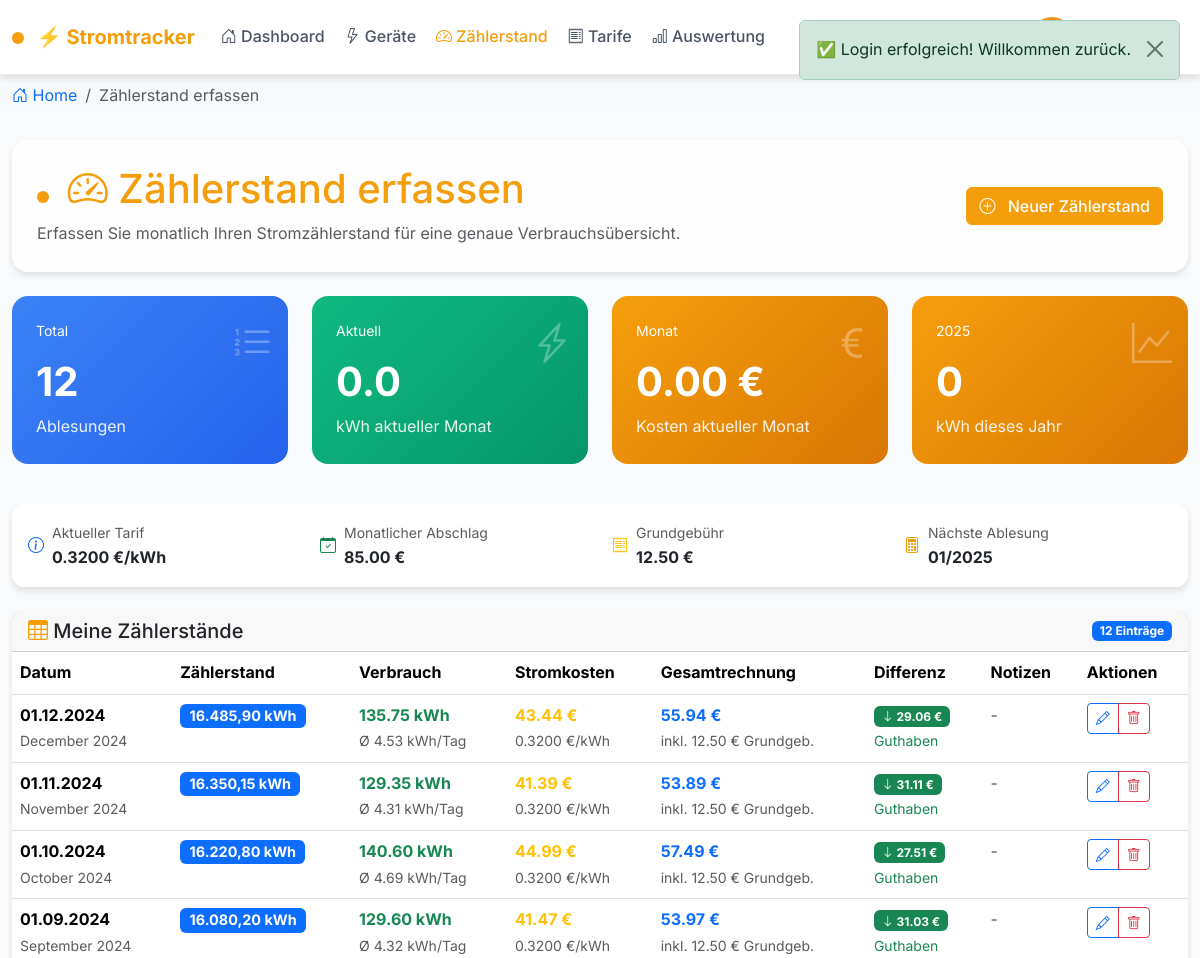
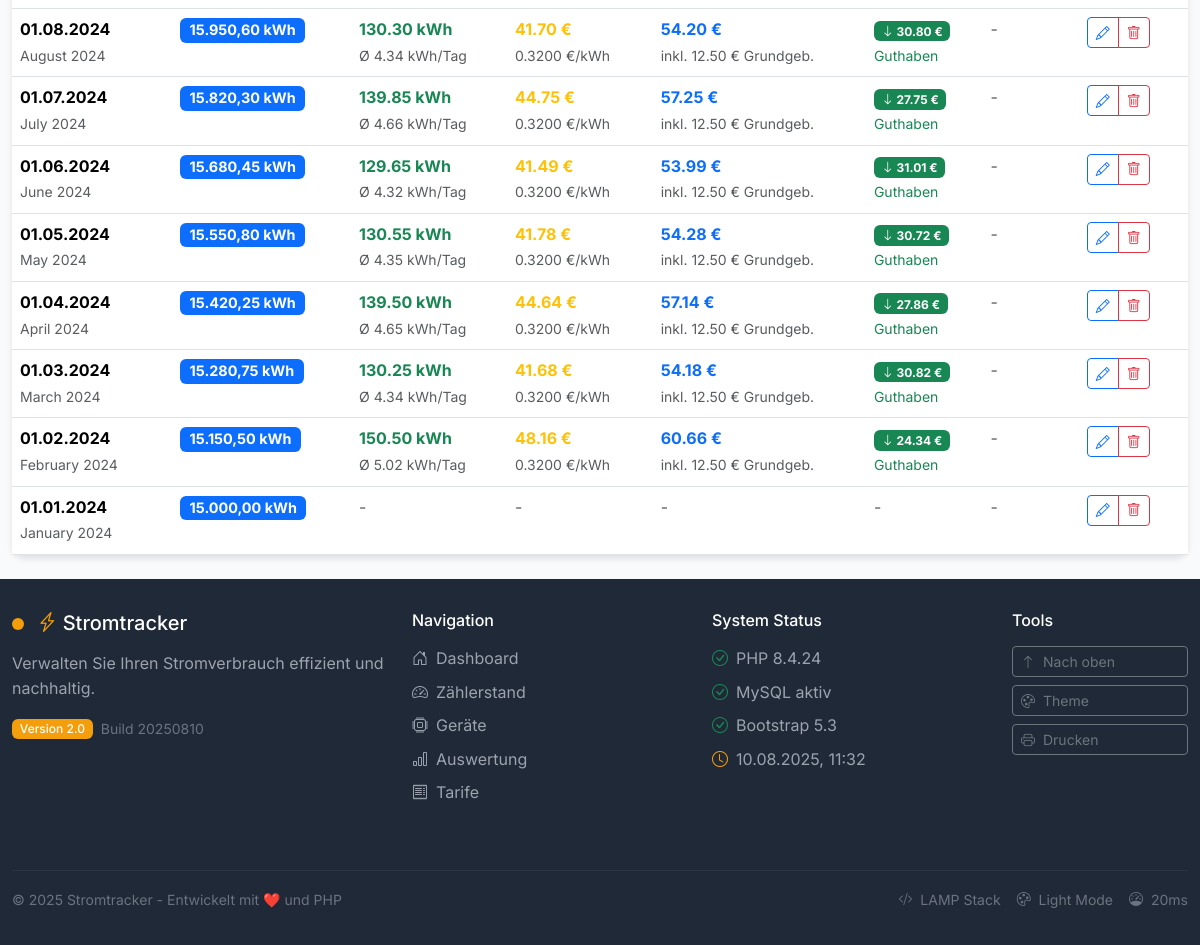
The page /zaehlerstand.php (signed in) on the database its author committed (2 pictures, top to bottom).
### tables this page shows
CREATE TABLE tariff_periods (
    id INT AUTO_INCREMENT PRIMARY KEY,
    user_id INT NOT NULL,
    valid_from DATE NOT NULL,
    valid_to DATE NULL,
    rate_per_kwh DECIMAL(10,4) NOT NULL COMMENT 'Preis pro kWh in Euro',
    monthly_payment DECIMAL(10,2) NOT NULL DEFAULT 0 COMMENT 'Monatlicher Abschlag',
    basic_fee DECIMAL(10,2) NOT NULL DEFAULT 0 COMMENT 'Grundgebühr pro Monat',
    provider_name VARCHAR(255) DEFAULT NULL COMMENT 'Stromanbieter',
    tariff_name VARCHAR(255) DEFAULT NULL COMMENT 'Tarifname',
    customer_number VARCHAR(255) DEFAULT NULL COMMENT 'Kundennummer',
    notes TEXT NULL,
    is_active BOOLEAN DEFAULT FALSE,
    created_at TIMESTAMP DEFAULT CURRENT_TIMESTAMP,
    updated_at TIMESTAMP DEFAULT CURRENT_TIMESTAMP ON UPDATE CURRENT_TIMESTAMP,
    FOREIGN KEY (user_id) REFERENCES users(id) ON DELETE CASCADE,
    INDEX idx_user_active (user_id, is_active),
    INDEX idx_user_dates (user_id, valid_from, valid_to)
);

CREATE TABLE meter_readings (
    id INT AUTO_INCREMENT PRIMARY KEY,
    user_id INT NOT NULL,
    reading_date DATE NOT NULL,
    meter_value DECIMAL(10,2) NOT NULL COMMENT 'Zählerstand in kWh',
    consumption DECIMAL(10,2) NULL COMMENT 'Berechneter Verbrauch seit letzter Ablesung',
    cost DECIMAL(10,2) NULL COMMENT 'Berechnete Stromkosten',
    rate_per_kwh DECIMAL(10,4) NULL COMMENT 'Strompreis zum Zeitpunkt der Ablesung',
    monthly_payment DECIMAL(10,2) NULL COMMENT 'Monatlicher Abschlag',
    basic_fee DECIMAL(10,2) NULL COMMENT 'Grundgebühr pro Monat',
    total_bill DECIMAL(10,2) NULL COMMENT 'Gesamtrechnung (Strom + Grundgebühr)',
    payment_difference DECIMAL(10,2) NULL COMMENT 'Differenz zu Abschlag (+ = Nachzahlung)',
    notes TEXT NULL,
    created_at TIMESTAMP DEFAULT CURRENT_TIMESTAMP,
    updated_at TIMESTAMP DEFAULT CURRENT_TIMESTAMP ON UPDATE CURRENT_TIMESTAMP,
    FOREIGN KEY (user_id) REFERENCES users(id) ON DELETE CASCADE,
    UNIQUE KEY unique_user_month (user_id, reading_date),
    INDEX idx_user_date (user_id, reading_date DESC)
);

### zaehlerstand.php (the view, shortened to what the rows shown need)
<?php
require_once 'config/database.php';
require_once 'config/session.php';
$userId = Auth::getUserId();
$currentTariff = null;
$currentRate = 0.32;
$monthlyPayment = 0;
$basicFee = 0;
try {
    $tableExists = Database::fetchOne("SHOW TABLES LIKE 'tariff_periods'");
    if ($tableExists) {
        $currentTariff = Database::fetchOne(
            "SELECT * FROM tariff_periods
             WHERE user_id = ? AND is_active = 1
             ORDER BY valid_from DESC LIMIT 1",
            [$userId]
        );
        if ($currentTariff) {
            $currentRate = (float)($currentTariff['rate_per_kwh'] ?? 0.32);
            $monthlyPayment = (float)($currentTariff['monthly_payment'] ?? 0);
            $basicFee = (float)($currentTariff['basic_fee'] ?? 0);
        }
    }
} catch (Exception $e) {
    error_log("Tariff query error: " . $e->getMessage());
}
$readings = [];
try {
    $readings = Database::fetchAll(
        "SELECT * FROM meter_readings
         WHERE user_id = ?
         ORDER BY reading_date DESC",
        [$userId]
    ) ?: [];
} catch (Exception $e) {
    error_log("Readings fetch error: " . $e->getMessage());
    Flash::error('Fehler beim Laden der Zählerstände.');
}
$suggestedDate = date('Y-m-01');
if (!empty($readings)) {
    $lastDate = $readings[0]['reading_date'] ?? '';
    if ($lastDate) {
        $nextDate = date('Y-m-01', strtotime($lastDate . '+1 month'));
        if (strtotime($nextDate) <= time()) {
            $suggestedDate = $nextDate;
        }
    }
}
include 'includes/header.php';
?>
<div class="container-fluid py-4">
    <div class="row mb-4">
        <div class="col-12">
            <div class="card glass p-4">
                <div class="row align-items-center">
                    <div class="col-md-8">
                        <h1 class="text-energy mb-2">
                            <span class="energy-indicator"></span>
                            <i class="bi bi-speedometer2"></i>
                            Zählerstand erfassen
                        </h1>
                    </div>
                </div>
            </div>
        </div>
    </div>
    <?php if ($currentTariff): ?>
    <div class="row mb-4">
        <div class="col-12">
            <div class="card">
                <div class="card-body">
                    <div class="row">
                        <div class="col-md-3">
                            <div class="d-flex align-items-center">
                                <i class="bi bi-info-circle text-primary me-2"></i>
                                <div>
                                    <small class="text-muted">Aktueller Tarif</small>
                                    <div class="fw-bold"><?= number_format($currentRate, 4) ?> €/kWh</div>
                                </div>
                            </div>
                        </div>
                        <div class="col-md-3">
                            <div class="d-flex align-items-center">
                                <i class="bi bi-calendar-check text-success me-2"></i>
                                <div>
                                    <small class="text-muted">Monatlicher Abschlag</small>
                                    <div class="fw-bold"><?= number_format($monthlyPayment, 2) ?> €</div>
                                </div>
                            </div>
                        </div>
                        <div class="col-md-3">
                            <div class="d-flex align-items-center">
                                <i class="bi bi-receipt text-warning me-2"></i>
                                <div>
                                    <small class="text-muted">Grundgebühr</small>
                                    <div class="fw-bold"><?= number_format($basicFee, 2) ?> €</div>
                                </div>
                            </div>
                        </div>
                        <div class="col-md-3">
                            <div class="d-flex align-items-center">
                                <i class="bi bi-calculator text-energy me-2"></i>
                                <div>
                                    <small class="text-muted">Nächste Ablesung</small>
                                    <div class="fw-bold"><?= date('m/Y', strtotime($suggestedDate)) ?></div>
                                </div>
                            </div>
                        </div>
                    </div>
                </div>
            </div>
        </div>
    </div>
    <?php endif; ?>
    <div class="card">
        <div class="card-body p-0">
            <?php if (empty($readings)): ?>
                <div class="text-center py-5">
                    <div class="mb-4">
                        <i class="bi bi-speedometer2 display-2 text-muted"></i>
                    </div>
                    <h4 class="text-muted">Noch keine Zählerstände erfasst</h4>
                    <p class="text-muted mb-4">Erfassen Sie Ihren ersten Zählerstand, um zu beginnen.</p>
                    <button class="btn btn-energy" data-bs-toggle="modal" data-bs-target="#addReadingModal">
                        <i class="bi bi-plus-circle me-2"></i>
                        Ersten Zählerstand erfassen
                    </button>
                </div>
            <?php else: ?>
                <div class="table-responsive">
                    <table class="table table-hover mb-0">
                        <thead style="background: var(--gray-50);">
                            <tr>
                                <th>Datum</th>
                                <th>Zählerstand</th>
                                <th>Verbrauch</th>
                                <th>Stromkosten</th>
                                <?php if ($currentTariff): ?>
                                    <th>Gesamtrechnung</th>
                                    <th>Differenz</th>
                                <?php endif; ?>
                                <th>Notizen</th>
                                <th>Aktionen</th>
                            </tr>
                        </thead>
                        <tbody>
                            <?php foreach ($readings as $reading): ?>
                                <tr>
                                    <td>
                                        <div class="fw-bold"><?= date('d.m.Y', strtotime($reading['reading_date'])) ?></div>
                                        <small class="text-muted">
                                            <?= date('F Y', strtotime($reading['reading_date'])) ?>
                                        </small>
                                    </td>
                                    <td>
                                        <span class="badge bg-primary" style="font-size: 0.9rem;">
                                            <?= number_format($reading['meter_value'], 2, ',', '.') ?> kWh
                                        </span>
                                    </td>
                                    <td>
                                        <?php if (isset($reading['consumption']) && $reading['consumption']): ?>
                                            <div class="fw-bold text-success">
                                                <?= number_format($reading['consumption'], 2) ?> kWh
                                            </div>
                                            <small class="text-muted">
                                                Ø <?= number_format($reading['consumption'] / 30, 2) ?> kWh/Tag
                                            </small>
                                        <?php else: ?>
                                            <span class="text-muted">-</span>
                                        <?php endif; ?>
                                    </td>
                                    <td>
                                        <?php if (isset($reading['cost']) && $reading['cost']): ?>
                                            <div class="fw-bold text-warning">
                                                <?= number_format($reading['cost'], 2) ?> €
                                            </div>
                                            <?php if (isset($reading['rate_per_kwh'])): ?>
                                                <small class="text-muted">
                                                    <?= number_format($reading['rate_per_kwh'], 4) ?> €/kWh
                                                </small>
                                            <?php endif; ?>
                                        <?php else: ?>
                                            <span class="text-muted">-</span>
                                        <?php endif; ?>
                                    </td>
                                    <?php if ($currentTariff): ?>
                                        <td>
                                            <?php if (isset($reading['total_bill']) && $reading['total_bill']): ?>
                                                <div class="fw-bold text-primary">
                                                    <?= number_format($reading['total_bill'], 2) ?> €
                                                </div>
                                                <small class="text-muted">
                                                    inkl. <?= number_format($reading['basic_fee'] ?? 0, 2) ?> € Grundgeb.
                                                </small>
                                            <?php else: ?>
                                                <span class="text-muted">-</span>
                                            <?php endif; ?>
                                        </td>
                                        <td>
                                            <?php if (isset($reading['payment_difference']) && $reading['payment_difference'] !== null): ?>
                                                <?php if ($reading['payment_difference'] > 0): ?>
                                                    <span class="badge bg-danger">
                                                        <i class="bi bi-arrow-up"></i>
                                                        <?= number_format($reading['payment_difference'], 2) ?> €
                                                    </span>
                                                    <br><small class="text-danger">Nachzahlung</small>
                                                <?php elseif ($reading['payment_difference'] < 0): ?>
                                                    <span class="badge bg-success">
                                                        <i class="bi bi-arrow-down"></i>
                                                        <?= number_format(abs($reading['payment_difference']), 2) ?> €
                                                    </span>
                                                    <br><small class="text-success">Guthaben</small>
                                                <?php else: ?>
                                                    <span class="badge bg-secondary">
                                                        <i class="bi bi-check"></i> Exakt
                                                    </span>
                                                <?php endif; ?>
                                            <?php else: ?>
                                                <span class="text-muted">-</span>
                                            <?php endif; ?>
                                        </td>
                                    <?php endif; ?>
                                    <td>
                                        <?php if (!empty($reading['notes'])): ?>
                                            <button class="btn btn-outline-secondary btn-sm"
                                                    data-bs-toggle="tooltip"
                                                    title="<?= htmlspecialchars($reading['notes']) ?>">
                                                <i class="bi bi-note-text"></i>
                                            </button>
                                        <?php else: ?>
                                            <span class="text-muted">-</span>
                                        <?php endif; ?>
                                    </td>
                                    <td>
                                        <div class="btn-group btn-group-sm">
                                            <button class="btn btn-outline-primary"
                                                    onclick="editReading(<?= htmlspecialchars(json_encode($reading)) ?>)"
                                                    title="Bearbeiten">
                                                <i class="bi bi-pencil"></i>
                                            </button>
                                            <button class="btn btn-outline-danger"
                                                    onclick="deleteReading(<?= $reading['id'] ?>, '<?= date('m/Y', strtotime($reading['reading_date'])) ?>')"
                                                    title="Löschen">
                                                <i class="bi bi-trash"></i>
                                            </button>
                                        </div>
                                    </td>
                                </tr>
                            <?php endforeach; ?>
                        </tbody>
                    </table>
                </div>
            <?php endif; ?>
        </div>
    </div>
</div>
<?php include 'includes/footer.php'; ?>

### rows shown on the page
tariff_periods: rate_per_kwh "0.3200", monthly_payment "85.00", basic_fee "12.50"
meter_readings: reading_date "01/2025", reading_date "01.12.2024", reading_date "December 2024", meter_value "16.485,90", consumption "135.75", $reading['consumption']/30 "4.53", cost "43.44", rate_per_kwh "0.3200", total_bill "55.94", basic_fee "12.50", payment_difference "29.06"
meter_readings: reading_date "01.11.2024", reading_date "November 2024", meter_value "16.350,15", consumption "129.35", $reading['consumption']/30 "4.31", cost "41.39", rate_per_kwh "0.3200", total_bill "53.89", basic_fee "12.50", payment_difference "31.11"
meter_readings: reading_date "01.10.2024", reading_date "October 2024", meter_value "16.220,80", consumption "140.60", $reading['consumption']/30 "4.69", cost "44.99", rate_per_kwh "0.3200", total_bill "57.49", basic_fee "12.50", payment_difference "27.51"
meter_readings: reading_date "01.09.2024", reading_date "September 2024", meter_value "16.080,20", consumption "129.60", $reading['consumption']/30 "4.32", cost "41.47", rate_per_kwh "0.3200", total_bill "53.97", basic_fee "12.50", payment_difference "31.03"
meter_readings: reading_date "01.08.2024", reading_date "August 2024", meter_value "15.950,60", consumption "130.30", $reading['consumption']/30 "4.34", cost "41.70", rate_per_kwh "0.3200", total_bill "54.20", basic_fee "12.50", payment_difference "30.80"
meter_readings: reading_date "01.07.2024", reading_date "July 2024", meter_value "15.820,30", consumption "139.85", $reading['consumption']/30 "4.66", cost "44.75", rate_per_kwh "0.3200", total_bill "57.25", basic_fee "12.50", payment_difference "27.75"
meter_readings: reading_date "01.06.2024", reading_date "June 2024", meter_value "15.680,45", consumption "129.65", $reading['consumption']/30 "4.32", cost "41.49", rate_per_kwh "0.3200", total_bill "53.99", basic_fee "12.50", payment_difference "31.01"
meter_readings: reading_date "01.05.2024", reading_date "May 2024", meter_value "15.550,80", consumption "130.55", $reading['consumption']/30 "4.35", cost "41.78", rate_per_kwh "0.3200", total_bill "54.28", basic_fee "12.50", payment_difference "30.72"
meter_readings: reading_date "01.04.2024", reading_date "April 2024", meter_value "15.420,25", consumption "139.50", $reading['consumption']/30 "4.65", cost "44.64", rate_per_kwh "0.3200", total_bill "57.14", basic_fee "12.50", payment_difference "27.86"
meter_readings: reading_date "01.03.2024", reading_date "March 2024", meter_value "15.280,75", consumption "130.25", $reading['consumption']/30 "4.34", cost "41.68", rate_per_kwh "0.3200", total_bill "54.18", basic_fee "12.50", payment_difference "30.82"
meter_readings: reading_date "01.02.2024", reading_date "February 2024", meter_value "15.150,50", consumption "150.50", $reading['consumption']/30 "5.02", cost "48.16", rate_per_kwh "0.3200", total_bill "60.66", basic_fee "12.50", payment_difference "24.34"
meter_readings: reading_date "01.01.2024", reading_date "January 2024", meter_value "15.000,00"

### other values the page prints
$breadcrumbs[$currentPage] "Zählerstand erfassen"
$stats['total_readings'] "12"
$stats['current_month_consumption'] "0.0"
$stats['current_month_cost'] "0.00"
$stats['year_consumption'] "0"
count($readings) "12"
PHP_VERSION "8.4.24"
